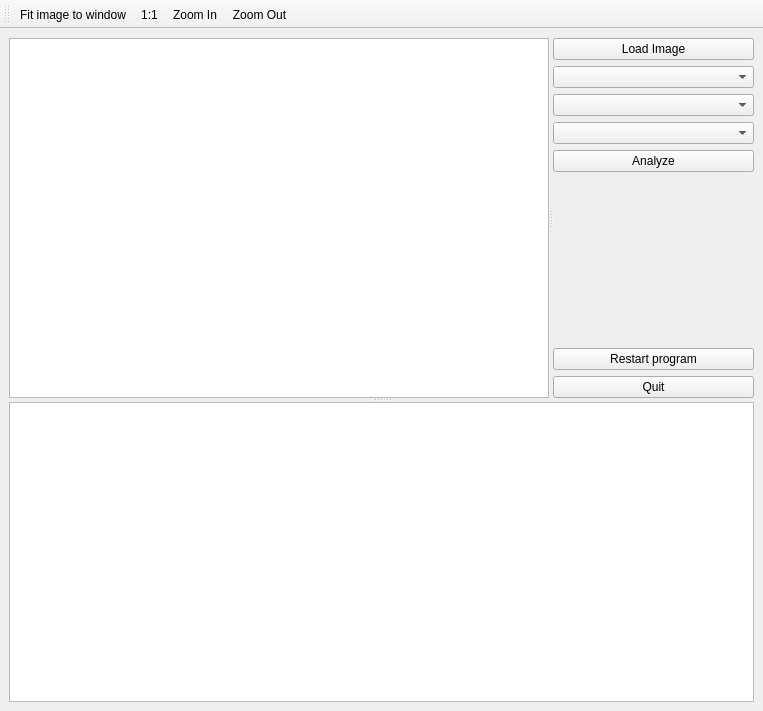
<?xml version="1.0" encoding="UTF-8"?>
<ui version="4.0">
 <class>MainWindow</class>
 <widget class="QMainWindow" name="MainWindow">
  <property name="geometry">
   <rect>
    <x>0</x>
    <y>0</y>
    <width>763</width>
    <height>711</height>
   </rect>
  </property>
  <property name="windowTitle">
   <string>MainWindow</string>
  </property>
  <widget class="QWidget" name="centralwidget">
   <layout class="QGridLayout" name="gridLayout">
    <item row="0" column="0">
     <widget class="QSplitter" name="splitter_2">
      <property name="orientation">
       <enum>Qt::Vertical</enum>
      </property>
      <widget class="QSplitter" name="splitter_1">
       <property name="orientation">
        <enum>Qt::Horizontal</enum>
       </property>
       <widget class="QGraphicsView" name="graphicsView"/>
       <widget class="QWidget" name="layoutWidget">
        <layout class="QVBoxLayout" name="verticalLayout">
         <item>
          <widget class="QPushButton" name="pushButtonLoad">
           <property name="text">
            <string>Load Image</string>
           </property>
          </widget>
         </item>
         <item>
          <widget class="QComboBox" name="comboBoxLang"/>
         </item>
         <item>
          <widget class="QComboBox" name="comboBoxPSM"/>
         </item>
         <item>
          <widget class="QComboBox" name="comboBoxRIL"/>
         </item>
         <item>
          <widget class="QPushButton" name="pushButtonShow">
           <property name="text">
            <string>Analyze</string>
           </property>
          </widget>
         </item>
         <item>
          <spacer name="verticalSpacer">
           <property name="orientation">
            <enum>Qt::Vertical</enum>
           </property>
           <property name="sizeHint" stdset="0">
            <size>
             <width>20</width>
             <height>40</height>
            </size>
           </property>
          </spacer>
         </item>
         <item>
          <widget class="QPushButton" name="pushButtonRestart">
           <property name="text">
            <string>Restart program</string>
           </property>
          </widget>
         </item>
         <item>
          <widget class="QPushButton" name="pushButtonQuit">
           <property name="text">
            <string>Quit</string>
           </property>
          </widget>
         </item>
        </layout>
       </widget>
      </widget>
      <widget class="QTextEdit" name="textEdit">
       <property name="sizePolicy">
        <sizepolicy hsizetype="Expanding" vsizetype="Preferred">
         <horstretch>0</horstretch>
         <verstretch>0</verstretch>
        </sizepolicy>
       </property>
       <property name="textInteractionFlags">
        <set>Qt::TextSelectableByKeyboard|Qt::TextSelectableByMouse</set>
       </property>
      </widget>
     </widget>
    </item>
   </layout>
  </widget>
  <widget class="QMenuBar" name="menubar">
   <property name="geometry">
    <rect>
     <x>0</x>
     <y>0</y>
     <width>763</width>
     <height>21</height>
    </rect>
   </property>
  </widget>
  <widget class="QToolBar" name="toolBarZoom">
   <property name="windowTitle">
    <string>zoomBar</string>
   </property>
   <attribute name="toolBarArea">
    <enum>TopToolBarArea</enum>
   </attribute>
   <attribute name="toolBarBreak">
    <bool>false</bool>
   </attribute>
   <addaction name="actionZoomFit"/>
   <addaction name="actionZoomTo1"/>
   <addaction name="actionZoomIn"/>
   <addaction name="actionZoomOut"/>
  </widget>
  <action name="actionZoomFit">
   <property name="icon">
    <iconset resource="../resources.qrc">
     <normaloff>:/images/zoom_fit.png</normaloff>:/images/zoom_fit.png</iconset>
   </property>
   <property name="text">
    <string>Fit image to window</string>
   </property>
   <property name="toolTip">
    <string>Fit Image to scene</string>
   </property>
  </action>
  <action name="actionZoomTo1">
   <property name="icon">
    <iconset resource="../resources.qrc">
     <normaloff>:/images/zoom_1 to_1.png</normaloff>:/images/zoom_1 to_1.png</iconset>
   </property>
   <property name="text">
    <string>1:1</string>
   </property>
   <property name="toolTip">
    <string>Show image without zoom</string>
   </property>
  </action>
  <action name="actionZoomIn">
   <property name="icon">
    <iconset resource="../resources.qrc">
     <normaloff>:/images/zoom_in.png</normaloff>:/images/zoom_in.png</iconset>
   </property>
   <property name="text">
    <string>Zoom In</string>
   </property>
  </action>
  <action name="actionZoomOut">
   <property name="icon">
    <iconset resource="../resources.qrc">
     <normaloff>:/images/zoom_out.png</normaloff>:/images/zoom_out.png</iconset>
   </property>
   <property name="text">
    <string>Zoom Out</string>
   </property>
  </action>
 </widget>
 <resources>
  <include location="../resources.qrc"/>
 </resources>
 <connections>
  <connection>
   <sender>pushButtonQuit</sender>
   <signal>pressed()</signal>
   <receiver>MainWindow</receiver>
   <slot>close()</slot>
   <hints>
    <hint type="sourcelabel">
     <x>773</x>
     <y>528</y>
    </hint>
    <hint type="destinationlabel">
     <x>410</x>
     <y>284</y>
    </hint>
   </hints>
  </connection>
 </connections>
</ui>
